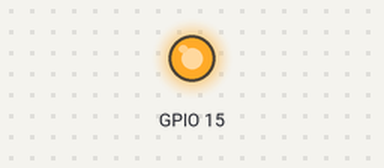
Simulated run of this program. Board: Raspberry Pi (BCM pin numbers). On the bench: output pins drawn as LEDs (lit = HIGH). At 0.0 s the program stops and its outputs stay as they are.

Above: at 0.1 s.
Timing chart, 0 to 1.5 s (numbered marks = the images above):
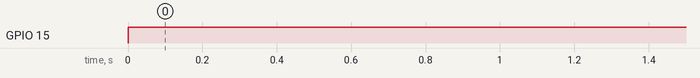

The program:

activar.py
```python
#!/usr/bin/python
# -*- encoding: utf-8 -*-

#Importar libreria GPIO
import RPi.GPIO as GPIO

#Definir modo de trabajo para la placa BCM
GPIO.setmode(GPIO.BCM)

#Desactivo Errores
GPIO.setwarnings(False)

#Importamos la libreria time
import time

#Importamos la libreria para comandos de la consola/shell
import os

#Definir GPIO como Salida
GPIO.setup(15, GPIO.OUT)

#Asigno valor alto para que tenga corriente la salida de 3,3v por GPIO
GPIO.output(15, GPIO.HIGH)
```

Measured:
- by itself, GPIO 15: LOW → HIGH at 0.00 s
